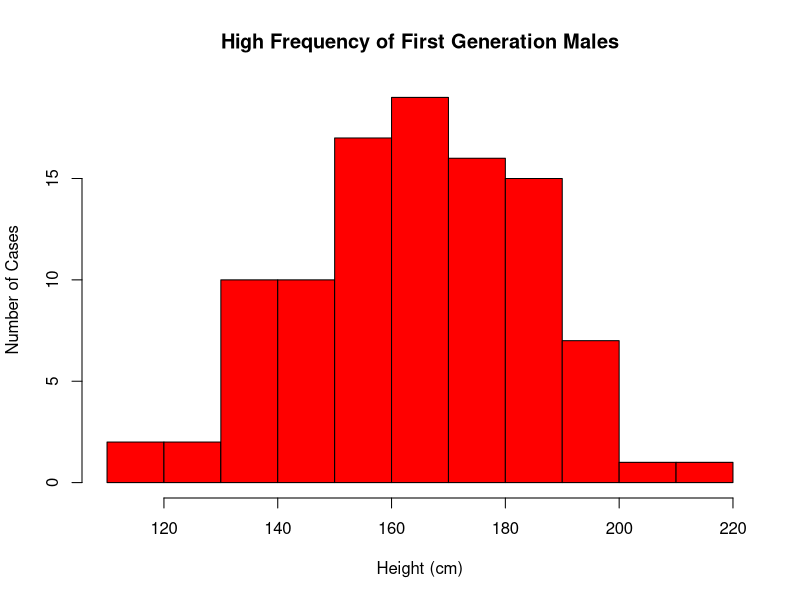
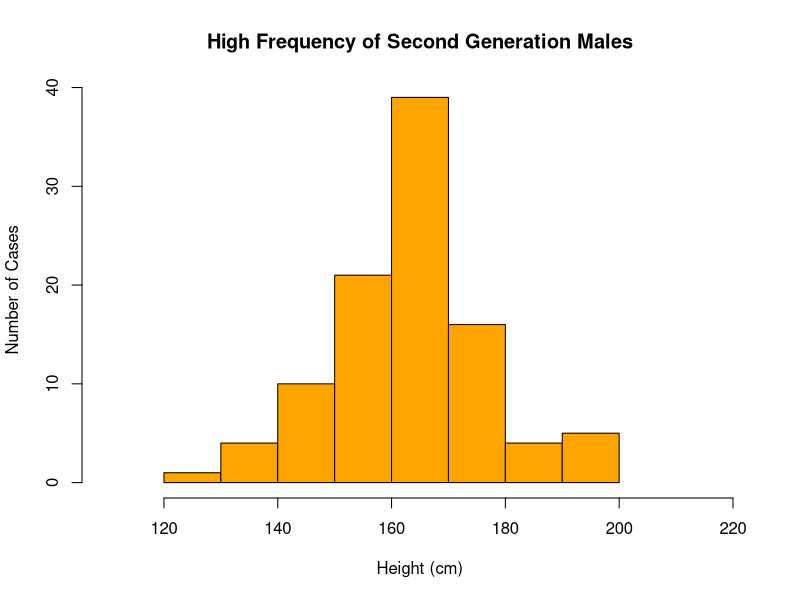
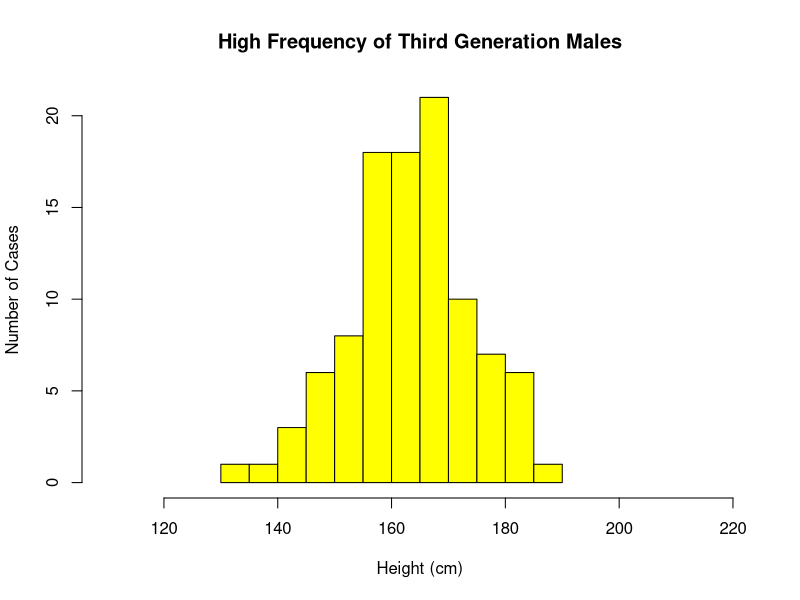
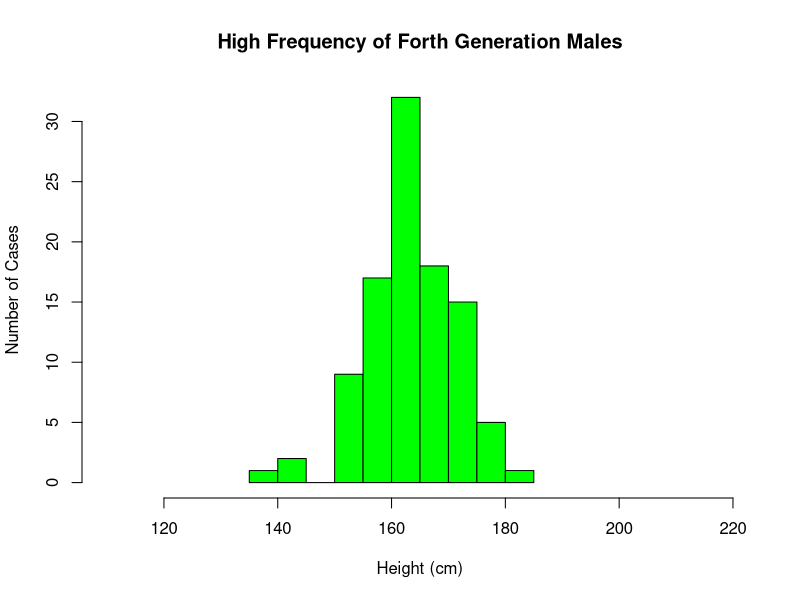
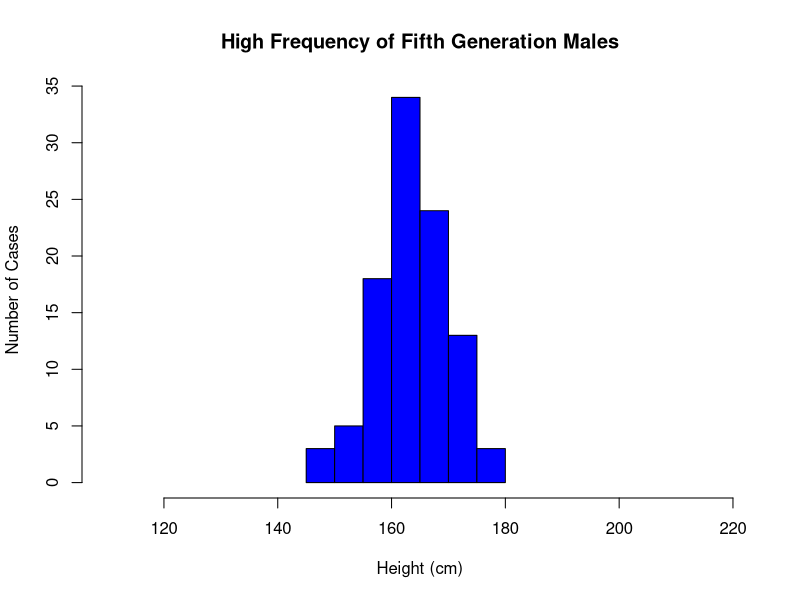
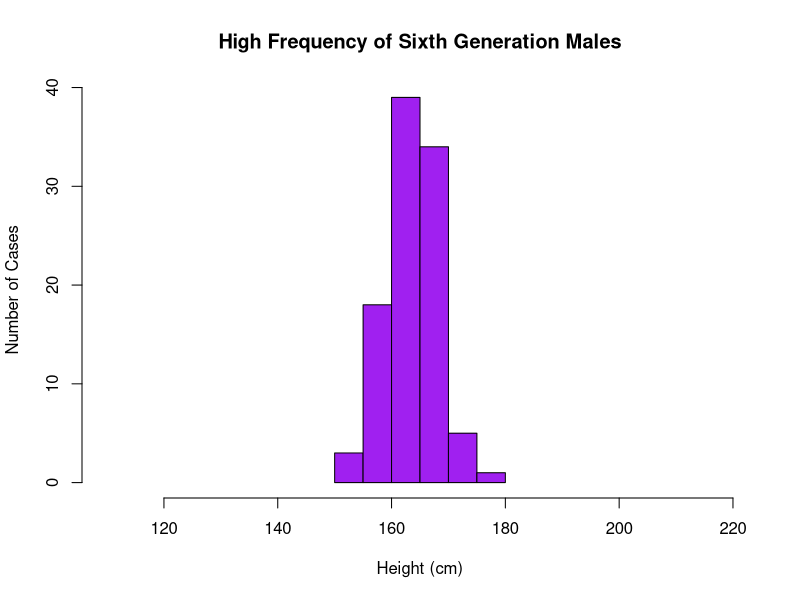
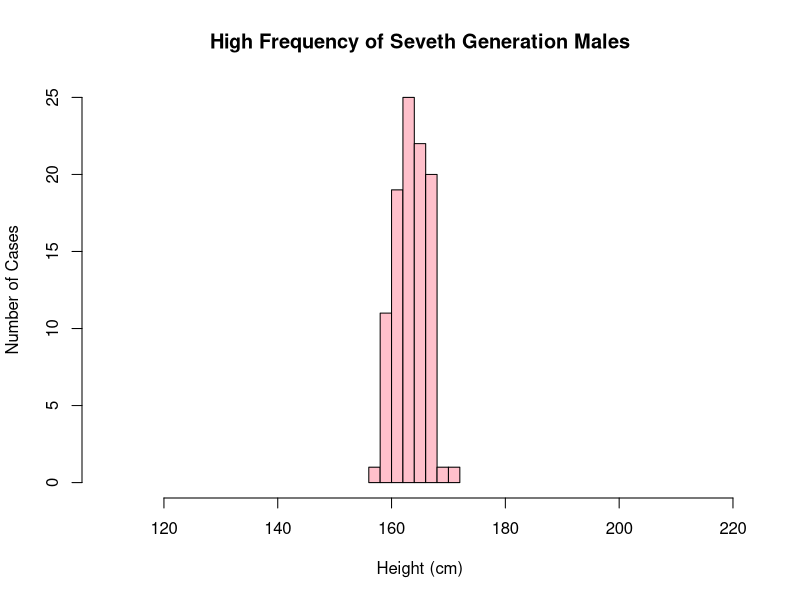
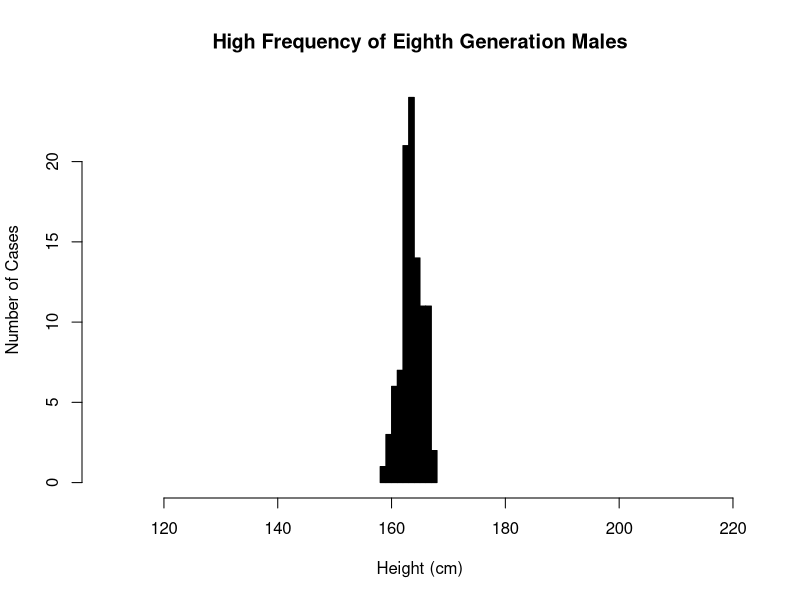

Write the R code that produced these figures, in order.
## ---- chunk 1
pop <- data.frame(m = rnorm(100, 160, 20), f = rnorm(100, 160, 20))
## ---- chunk 2
next_gen <- function(pop) {
    pop$m <- sample(pop$m)
    pop$m <- rowMeans(pop)
    pop$f <- pop$m
    pop
}
## ---- chunk 3
gen1 <- pop
gen2 <- next_gen(gen1)
gen3 <- next_gen(gen2)
gen4 <- next_gen(gen3)
gen5 <- next_gen(gen4)
gen6 <- next_gen(gen5)
gen7 <- next_gen(gen6)
gen8 <- next_gen(gen7)
gen9 <- next_gen(gen8)
gen10 <- next_gen(gen9)

#Graphing of Generation #1
hist(gen1$m,col='red',main="High Frequency of First Generation Males",xlab='Height (cm)', ylab='Number of Cases', xlim = c(110,220))

#Graphing of Generation #2
hist(gen2$m,col='orange',main="High Frequency of Second Generation Males",xlab='Height (cm)', ylab='Number of Cases', xlim = c(110,220))

#Graphing of Generation #3
hist(gen3$m,col='yellow',main="High Frequency of Third Generation Males",xlab='Height (cm)', ylab='Number of Cases', xlim = c(110,220))

#Graphing of Generation #4
hist(gen4$m,col='green',main="High Frequency of Forth Generation Males",xlab='Height (cm)', ylab='Number of Cases', xlim = c(110,220))

#Graphing of Generation #5
hist(gen5$m,col='blue',main="High Frequency of Fifth Generation Males",xlab='Height (cm)', ylab='Number of Cases', xlim = c(110,220))

#Graphing of Generation #6
hist(gen6$m,col='purple',main="High Frequency of Sixth Generation Males",xlab='Height (cm)', ylab='Number of Cases', xlim = c(110,220))

#Graphing of Generation #7
hist(gen7$m,col='pink',main="High Frequency of Seveth Generation Males",xlab='Height (cm)', ylab='Number of Cases', xlim = c(110,220))

#Graphing of Generation #8
hist(gen8$m,col='black',main="High Frequency of Eighth Generation Males",xlab='Height (cm)', ylab='Number of Cases', xlim = c(110,220))

#Graphing of Generation #9
hist(gen9$m,col='gray',main="High Frequency of Ninth Generation Males",xlab='Height (cm)', ylab='Number of Cases', xlim = c(110,220))

#Graphing of Generation #10
hist(gen10$m,col='gold',main="High Frequency of Tenth Generation Males",xlab='Height (cm)', ylab='Number of Cases', xlim = c(110,220))
## ---- chunk 4
#Add generation designation variable to each individual dataset
gen1$gen <- 1 
gen2$gen <- 2
gen3$gen <- 3 
gen4$gen <- 4 
gen5$gen <- 5 
gen6$gen <- 6 
gen7$gen <- 7 
gen8$gen <- 8 
gen9$gen <- 9 
gen10$gen <- 10 

#Combine individual datasets
gen_comb <- rbind(gen1, gen2, gen3, gen4, gen5, gen6, gen7, gen8, gen9, gen10)

#Origin plot with whole dataset
library(ggplot2)
p <- ggplot(data=gen_comb) + geom_point(mapping = aes(x=m, y=f))
p + facet_wrap(~ gen)
## ---- chunk 5
#Note - was unable to complete the bootstrapping CIs - ran out of time, so I calcuated regular CIs in order to complete the graph in the next part of this question.
results <- matrix(nrow=10, ncol=6)
ns <- seq(from = 250, to = 2500, by=250)
noTreat <- matrix(nrow=10, ncol=4)
yesTreat <- matrix(nrow=10, ncol=4)

for(i in seq(nrow(results))) {
  n <- ns[i]
  treatment <- rbinom(n, size = 1, prob = 0.5)
  outcome <- rnorm(n, 60, 20)
  outcome_2 <- ifelse(treatment == 1, outcome+5, outcome)
  x <- outcome_2[treatment==0]
  noTreat[i,1] <- mean(x)
  noTreat[i,2] <- mean(x) + qnorm(0.025) * sd(x) / sqrt(length(x))
  noTreat[i,3] <- mean(x) + qnorm(0.975) * sd(x) / sqrt(length(x))
  noTreat[i,4] <- 0
  y <- outcome_2[treatment==1]
  yesTreat[i,1] <- mean(y)
  yesTreat[i,2] <- mean(y) + qnorm(0.025) * sd(y) / sqrt(length(y))
  yesTreat[i,3] <- mean(y) + qnorm(0.975) * sd(y) / sqrt(length(y))
  yesTreat[i,4] <- 1
}
## ---- chunk 6
noTreat <- as.data.frame(noTreat)
yesTreat <- as.data.frame(yesTreat)

Samples <- seq(1, 10, by = 1)
noTreat <- cbind(Samples, noTreat)
yesTreat <- cbind(Samples, yesTreat)
combData <- rbind(noTreat, yesTreat)

#g <- ggplot(results2, aes(gens, V1)) +                                      
  #geom_line(color = "dark red", size = 1) + 
  #geom_ribbon(aes(ymin=V2, ymax=V3), alpha=0.5, fill = "red",  
              #color = "black", linetype = "dotted")

#g2 <- ggplot(results2, aes(gens, V4)) +                                      
  #geom_line(color = "dark blue", size = 1) + 
  #geom_ribbon(aes(ymin=V5, ymax=V6), alpha=0.5, fill = "blue",  
              #color = "black", linetype = "dotted")
  
ggplot(combData, aes(x=Samples, y=V1, group=V4, colour=V4)) + 
  geom_ribbon(aes(ymin=V2, ymax=V3, fill=V4), alpha=0.2) +
  geom_line()
